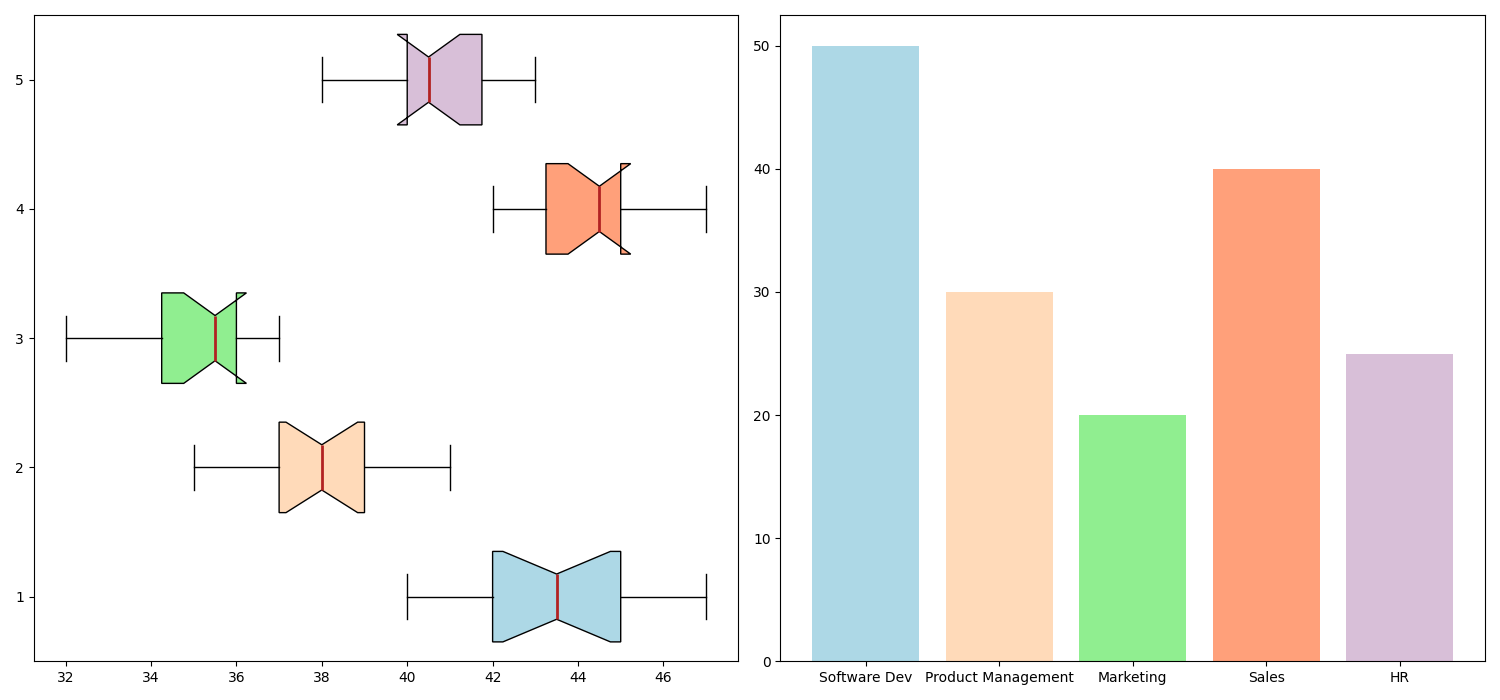

This chart was generated by the following Python code:
import matplotlib.pyplot as plt
import numpy as np

departments = ['Software Dev', 'Product Management', 'Marketing', 'Sales', 'HR']
software_dev_hours = [40, 42, 43, 45, 45, 44, 46, 47, 42, 43, 41, 40, 45, 46]
product_mgmt_hours = [38, 39, 41, 35, 36, 37, 39, 40, 41, 38, 37, 36, 38, 39]
marketing_hours = [35, 36, 37, 32, 34, 35, 36, 37, 33, 34, 35, 36, 37, 36]
sales_hours = [43, 45, 44, 42, 43, 44, 45, 46, 47, 46, 45, 44, 43, 45]
hr_hours = [39, 40, 42, 41, 43, 42, 40, 41, 42, 40, 39, 38, 40, 41]

working_hours_data = [
    software_dev_hours, product_mgmt_hours, 
    marketing_hours, sales_hours, hr_hours
]

fig, (ax1, ax2) = plt.subplots(ncols=2, figsize=(15, 7))

box1 = ax1.boxplot(working_hours_data, vert=False, patch_artist=True, notch=True, widths=0.7)
colors = ['lightblue', 'peachpuff', 'lightgreen', 'lightsalmon', 'thistle']
for patch, color in zip(box1['boxes'], colors):
    patch.set_facecolor(color)
for median in box1['medians']:
    median.set(color='firebrick', linewidth=2)

num_employees = [50, 30, 20, 40, 25]

ax2.bar(departments, num_employees, color=colors)

plt.tight_layout()
plt.show()
